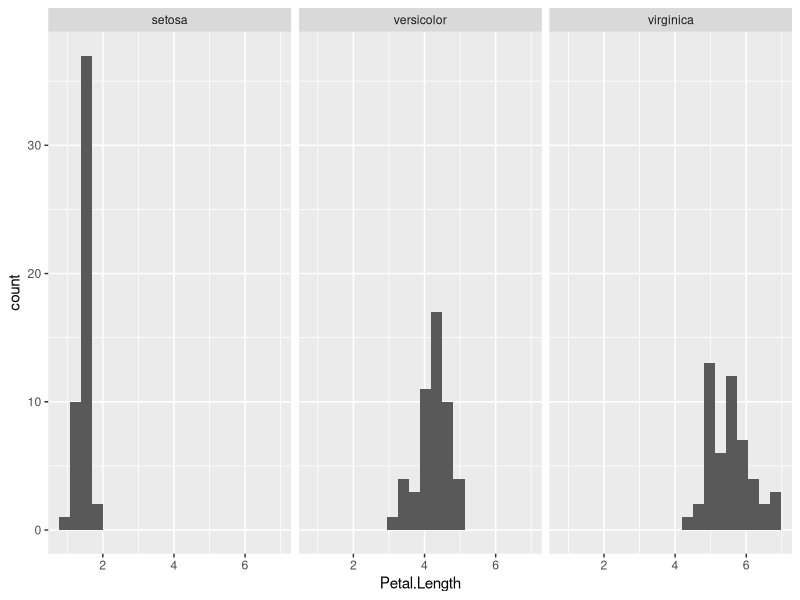
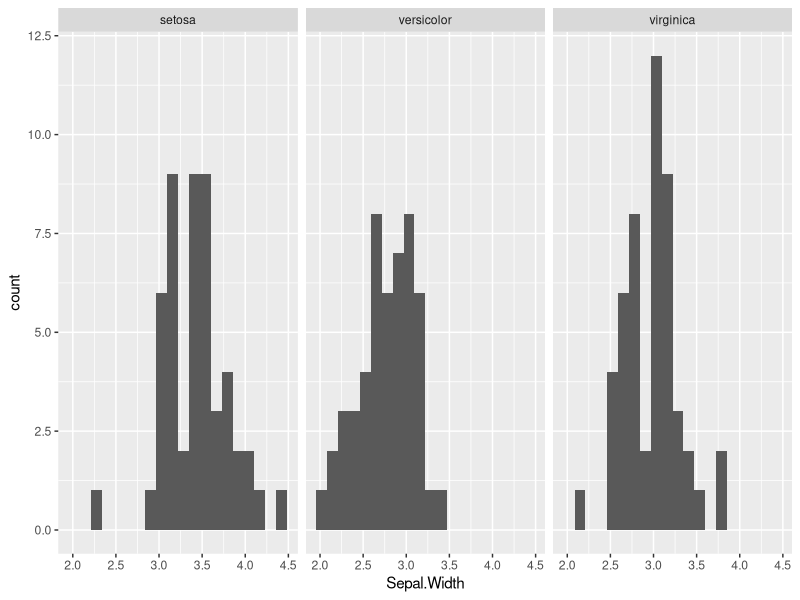
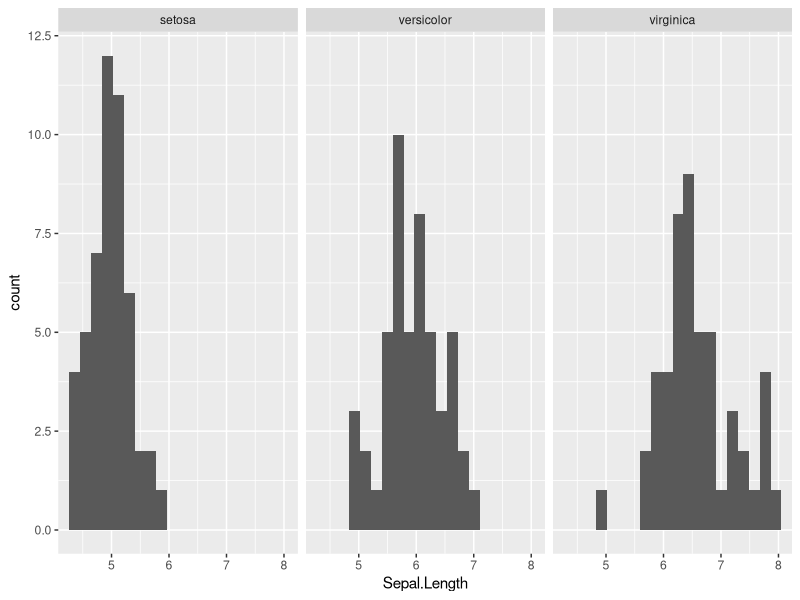
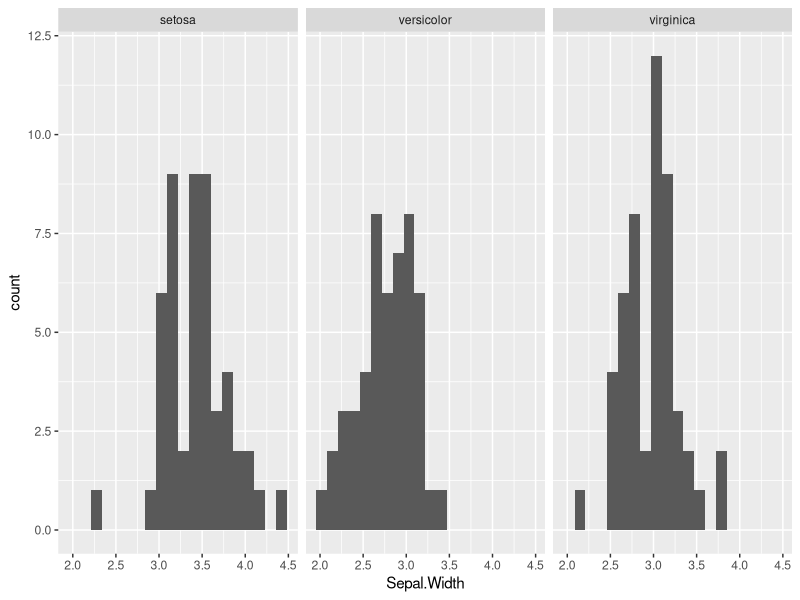
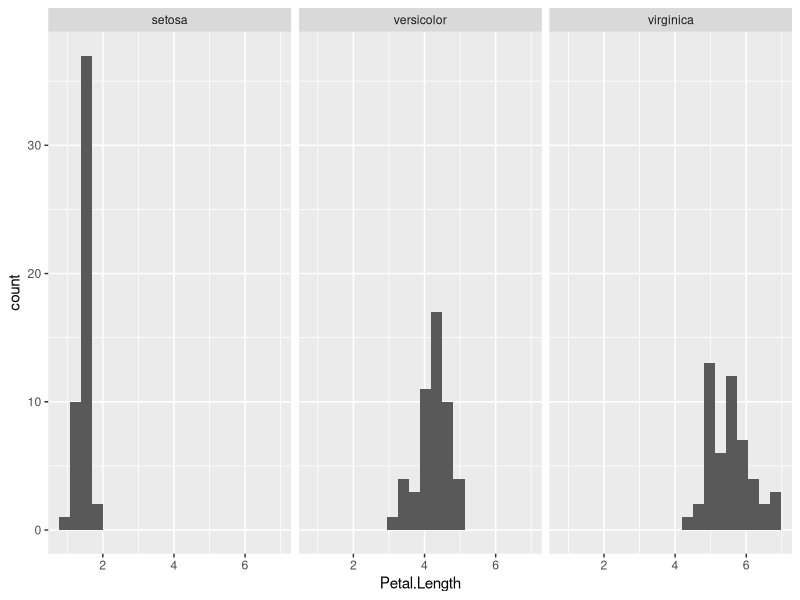
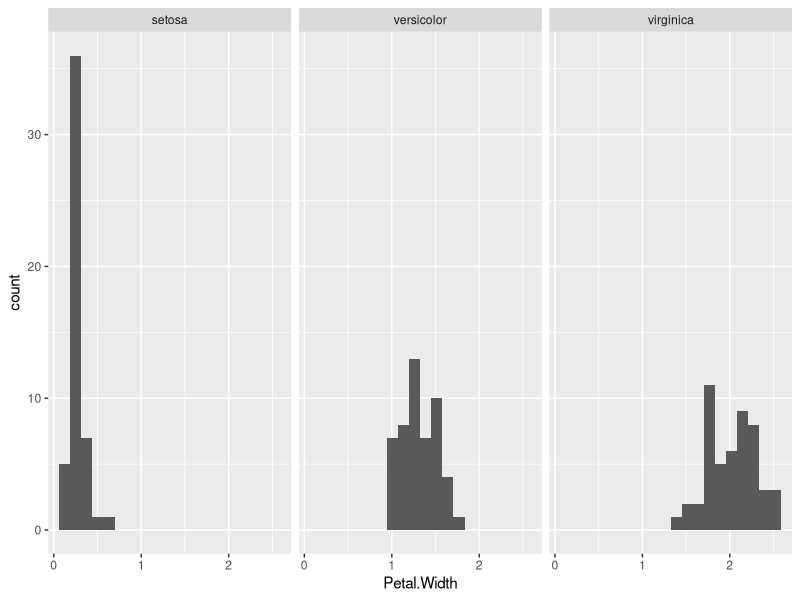
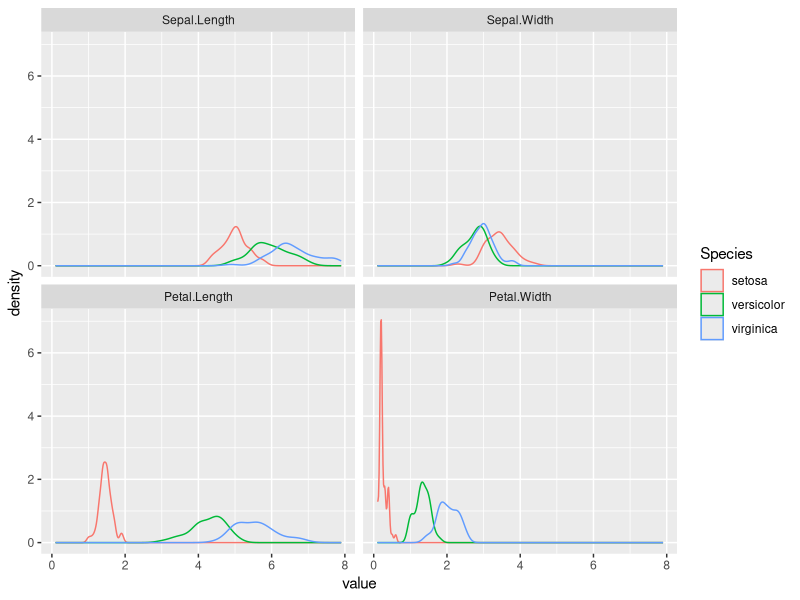
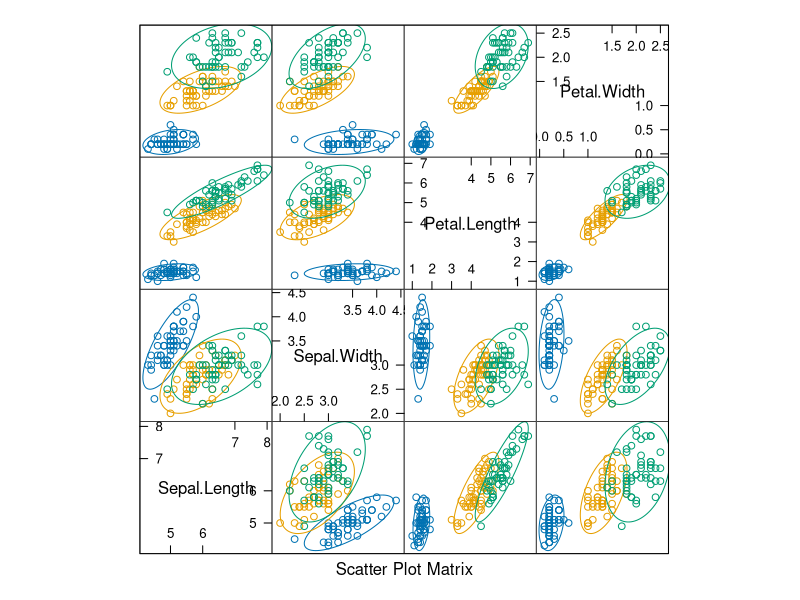

Generate these figures, in order, with R:
# instalowanie pakietow
if (!require(dplyr)) install.packages("dplyr")
if (!require(caret)) install.packages("caret")
if (!require(ggplot2)) install.packages("ggplot2")
if (!require(ellipse)) install.packages("ellipse")
if (!require(MASS)) install.packages("MASS", dependencies = T)
if (!require(e1071)) install.packages("e1071")

# eksploracja danych ------------------------------------------------------
# ile poziomow ma zmienna objasniana
unique(iris$Species)
# zbalansowanie klas
iris %>%
  group_by(Species) %>%
  summarise(n = n()) %>%
  ungroup() %>%
  mutate(perc = n / sum(n))
# 2 sposob
prop.table(table(iris$Species))
# sprawdzenie typow zmiennych
str(iris)
# statystyczna analiza danych ---------------------------------------------
# szybkie podsumowanie
summary(iris)
# zbadaj rozklady zmiennych
draw_iris_histograms = function(name_of_variable) {
  ggplot(iris, aes_string(x = name_of_variable)) + 
    geom_histogram(bins = 20) +
    facet_wrap(~Species)
}
draw_iris_histograms("Petal.Length")
draw_iris_histograms(names(iris)[2])
lapply(names(iris)[-5], draw_iris_histograms)
# wykresy gestosci
if (!require(reshape2)) install.packages("reshape2")
iris %>%
  melt(id.vars = "Species") -> densities
ggplot(densities, aes(x = value, color = Species)) +
  geom_density() +
  facet_wrap(~variable)

# zbadaj wzajemne relacje miedzy zmiennymi
x = iris[, 1:4] # zmienne objasniajace (niezalezne)
y = iris[, 5] # zmienna objasniana (zalezna)
featurePlot(x, y, plot = "ellipse")
# zbadanie korelacji
cor(x)

# MODELOWANIE -------------------------------------------------------------
indexes = createDataPartition(iris$Species, p = .7)
training = iris[indexes$Resample1, ]
testing = iris[-indexes$Resample1, ]
nrow(training) / nrow(iris)
nrow(testing) / nrow(iris)

tr_control = trainControl(method = "repeatedcv",
                          number = 10, 
                          repeats = 3)
# Accuracy poniewaz klasy zbalansowane oraz niebinarne
performance_metric = "Accuracy"
# trenowanie modeli
train_models = function(method) {
  set.seed(178)
  train(Species~., 
        data = training, 
        trControl = tr_control, 
        metric = performance_metric,
        method = method)
}
# lda = train_models(method = "lda")
# cart = train_models(method = "rpart")
# knn = train_models(method = "knn")
# svm = train_models(method = "svmRadial")
# rf = train_models(method = "rf")
methods = c("lda",
            "rpart",
            "knn",
            "svmRadial",
            "rf")
models = lapply(methods, train_models)
# wybieranie najlepszego modelu
results = resamples(models)
summary(results)

# zapisywanie modelu ------------------------------------------------------
final_model = models[[1]]
save(final_model, file = "final_model.RData")
saveRDS(final_model, "final_model.rds")


# walidacja modelu --------------------------------------------------------
testing$predicted = predict(final_model, testing)
confusionMatrix(testing$Species, testing$predicted)

# parameter tunning
grid = expand.grid(C = seq(0, 1, by = 0.2),
                   sigma = seq(0, 1, by = 0.2))
model = train(Species~., 
              data = training, 
              trControl = tr_control, 
              metric = performance_metric,
              method = "svmRadial",
              tuneGrid = grid)
testing$predicted = predict(model, testing)
